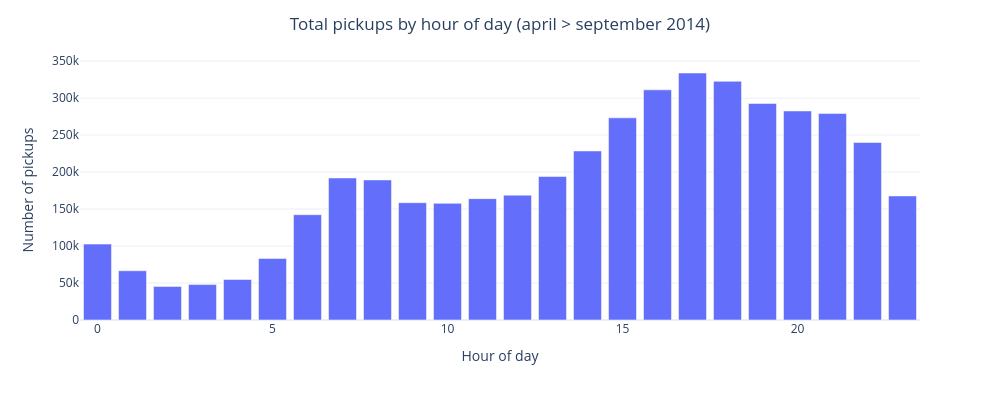
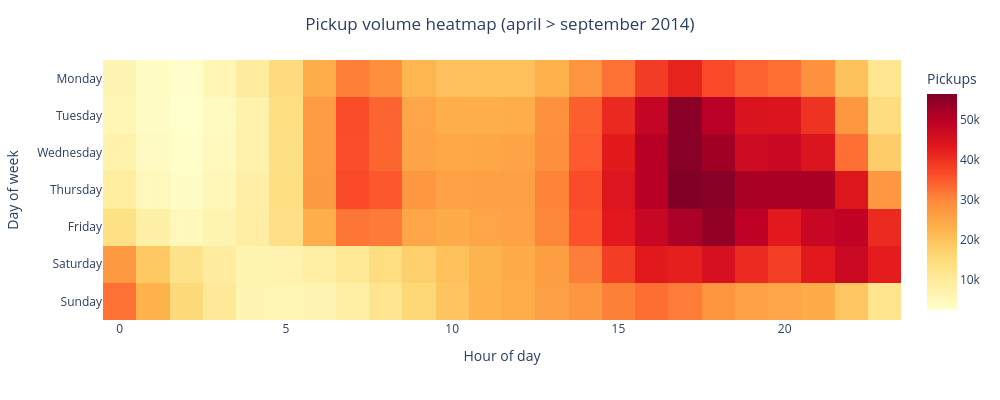

The notebook cell saved with these charts, in order:
### Markdown cell above
## 2A. Visualizations

### Code cell
# -----------------------------------------------------------------------------
# TOTAL PICKUPS BY HOUR OF THE DAY
# -----------------------------------------------------------------------------

hourly_counts = uber_df.groupby('hour').size()

fig = px.bar(
    hourly_counts,
    x=hourly_counts.index,
    y=hourly_counts.values,
    labels={'x': 'Hour of day', 
            'y': 'Number of pickups'},
    height=400,
    width=1000,
)

fig.update_layout(
    title=dict(
        text='Total pickups by hour of day (april > september 2014)',
        x=0.5,
        xanchor='center'
    ))

fig.show()


# Heatmap of hour vs day-of-week
day_order = ['Monday', 'Tuesday', 'Wednesday', 'Thursday', 'Friday', 'Saturday', 'Sunday']

heatmap_df = uber_df.groupby(['day_of_week', 'hour']).size().reset_index(name='count')
heat_pivot = heatmap_df.pivot(index='day_of_week', columns='hour', values='count').reindex(day_order) # To get days in the order defined

fig = px.imshow(
    heat_pivot,
    labels=dict(x='Hour of day', y='Day of week', color='Pickups'),
    color_continuous_scale='YlOrRd',
    height=400,
    width=1000,
)

fig.update_layout(
    title=dict(
        text='Pickup volume heatmap (april > september 2014)',
        x=0.5,
        xanchor='center'
    ))

fig.show()

### Figure 1 — Plotly figure (JSON) as saved in the notebook; plotly's stock layout.template omitted (floating-point values rounded to 4 significant figures)
{"data": [{"hovertemplate": "Hour of day=%{x}<br>Number of pickups=%{y}<extra></extra>", "legendgroup": "", "marker": {"color": "#636efa", "pattern": {"shape": ""}}, "name": "", "orientation": "v", "showlegend": false, "textposition": "auto", "type": "bar", "x": [0, 1, 2, 3, 4, 5, 6, 7, 8, 9, 10, 11, 12, 13, 14, 15, 16, 17, 18, 19, 20, 21, 22, 23], "xaxis": "x", "y": [102657, 66572, 45447, 47937, 54747, 83257, 142383, 192041, 189367, 158639, 157697, 164100, 168780, 194030, 228575, 273336, 311176, 333973, 322745, 292774, 282674, 279283, 239967, 167759], "yaxis": "y"}], "layout": {"barmode": "relative", "height": 400, "legend": {"tracegroupgap": 0}, "margin": {"t": 60}, "title": {"text": "Total pickups by hour of day (april > september 2014)", "x": 0.5, "xanchor": "center"}, "width": 1000, "xaxis": {"anchor": "y", "domain": [0, 1], "title": {"text": "Hour of day"}}, "yaxis": {"anchor": "x", "domain": [0, 1], "title": {"text": "Number of pickups"}}}}

### Figure 2 — Plotly figure (JSON) as saved in the notebook; plotly's stock layout.template omitted (floating-point values rounded to 4 significant figures; data arrays with more than 128 entries replaced by an {"elided": "..."} marker saying what was removed)
{"data": [{"coloraxis": "coloraxis", "hovertemplate": "Hour of day: %{x}<br>Day of week: %{y}<br>Pickups: %{z}<extra></extra>", "name": "0", "type": "heatmap", "x": [0, 1, 2, 3, 4, 5, 6, 7, 8, 9, 10, 11, 12, 13, 14, 15, 16, 17, 18, 19, 20, 21, 22, 23], "xaxis": "x", "y": ["Monday", "Tuesday", "Wednesday", "Thursday", "Friday", "Saturday", "Sunday"], "yaxis": "y", "z": {"elided": "7x24 int values"}}], "layout": {"coloraxis": {"autocolorscale": false, "colorbar": {"title": {"text": "Pickups"}}, "colorscale": [[0, "rgb(255,255,204)"], [0.125, "rgb(255,237,160)"], [0.25, "rgb(254,217,118)"], [0.375, "rgb(254,178,76)"], [0.5, "rgb(253,141,60)"], [0.625, "rgb(252,78,42)"], [0.75, "rgb(227,26,28)"], [0.875, "rgb(189,0,38)"], [1, "rgb(128,0,38)"]]}, "height": 400, "margin": {"t": 60}, "title": {"text": "Pickup volume heatmap (april > september 2014)", "x": 0.5, "xanchor": "center"}, "width": 1000, "xaxis": {"anchor": "y", "constrain": "domain", "domain": [0, 1], "scaleanchor": "y", "title": {"text": "Hour of day"}}, "yaxis": {"anchor": "x", "autorange": "reversed", "constrain": "domain", "domain": [0, 1], "title": {"text": "Day of week"}}}}
